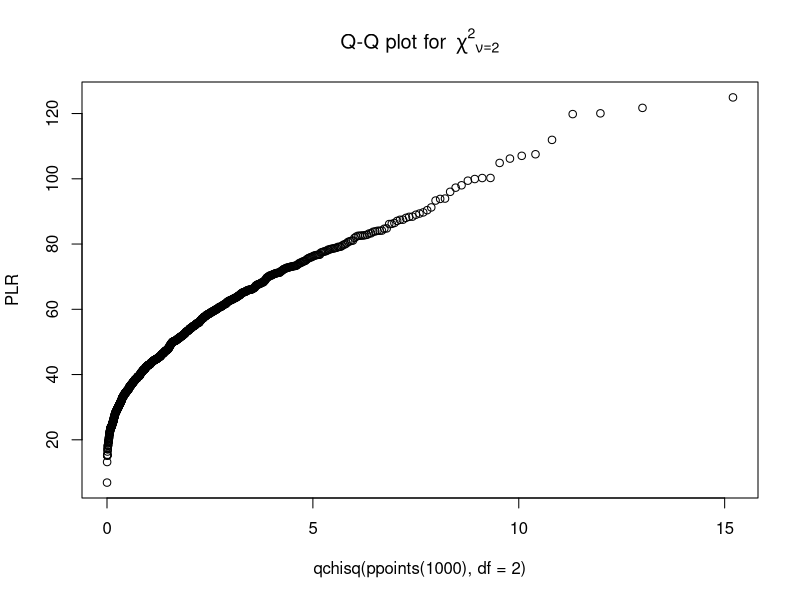
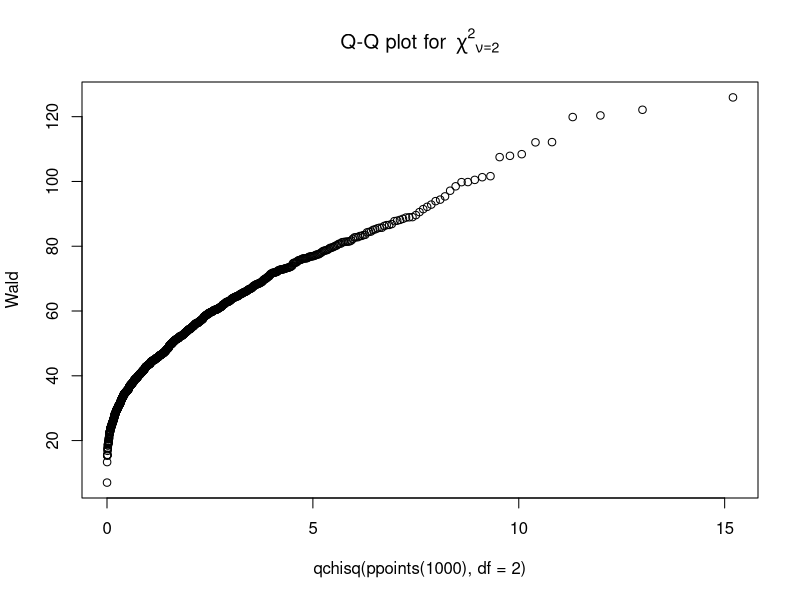

The R script that drew these images, in order: (Note: a time limit stopped this script after it produced the figures.)
library(MASS)

Ker <- function(u){
  v <- numeric(length(u))
  if(abs(u)<=1){
    .75 * (1 - u^2)
  }else{
    0
  }
}

p <- 2
q <- 3
n <- 100
m <- 1000# 重复次数
h <- .166
#h <- .25
#h <- .375
theta <- 0.5

Plmest <- function(p, q, theta, n, m, h){
  sigma <- matrix(c(1, 2/3, 2/3, 2/3, 2/3, 1, 2/3, 2/3, 2/3, 2/3, 1, 2/3, 2/3, 2/3, 2/3, 1), 4, 4)
  # theta = 0
  #A <- matrix(c(0, 0, 1, 0, 0, 1), nrow=2, ncol=3)
  # theta <- .5
  A <- matrix(c(0, 0, 1, 0, 0, -2), nrow=2, ncol=3)
  
  beta <- matrix(nrow=m, ncol=q)
  PLR <- matrix(nrow=m, ncol=1)
  Wald <- matrix(nrow=m, ncol=1)
  
  set.seed(123)
  for (j in 1:m){
    u <- runif(n)     
    #Simulate from a Multivariate Normal Distribution
    data <- mvrnorm(n, rep(0, 4), sigma)
    x1 <- data[, 1]
    x2 <- data[, 2]
    z1 <- data[, 3]
    z2 <- data[, 4]
    z3 <- rbinom(n, 1, .4)
    X <- cbind(x1, x2) 
    Z <- cbind(z1, z2, z3)
    error <- rnorm(n)
    # error <- 2/3 * rnorm(n, 0, 1/2) + 1/3 * rnorm(n, 0, 2)
    Y <- sin(6 * pi * u) * x1 + sin(2 * pi * u) * x2 + 2 * z1 + 2 * theta * z2 + theta * z3 + error 
    dim(Y) <- c(n, 1)
    S <- matrix(nrow=n,ncol=n)
    for (i in 1:n){
      xi <- X[i,]
      dim(xi) <- c(1, p)
      ze <- rep(0, p)
      dim(ze) <- c(1, p)
      x_tem = cbind(xi, ze)
      w <- (u - rep(u[i], n)) / h
      dim(w) <- c(n, 1)
      W <- apply(w, 1, Ker)
      W <- diag(W) / h
      D <- cbind(X, X*(w%*%rep(1,p)))
      S[i,] <- x_tem %*% ginv(t(D) %*% W %*% D) %*% t(D) %*% W
    }
    I <- diag(rep(n))
    Y_hat <- (I - S) %*% Y
    Z_hat <- (I - S) %*% Z
    beta_hat <- ginv(t(Z_hat) %*% Z_hat) %*% t(Z_hat) %*% Y_hat
    M_hat <- S %*% (Y - Z %*% beta_hat)
    RSS1 <- sum((Y - M_hat - Z %*% beta_hat)^2)
    # ginv广义逆
    beta_hat0 <-beta_hat - ginv(t(Z_hat) %*% Z_hat) %*% t(A) %*% ginv(A %*% ginv(t(Z_hat) %*% Z_hat) %*% t(A)) %*% A %*% beta_hat 
    M_hat0 <- S %*% (Y - Z %*% beta_hat0)
    RSS0 <- sum((Y - M_hat0 - Z %*% beta_hat0)^2)
    T_n <- n / 2 * (RSS0 - RSS1) / RSS1 
    sigmah = RSS1 /n * ginv(t(Z_hat) %*% Z_hat) %*% t(Z_hat) %*% (I - S) %*% t(I - S) %*% Z_hat %*% ginv(t(Z_hat) %*% Z_hat)
    wh <- t(beta_hat) %*% t(A) %*% ginv(A %*% sigmah %*% t(A)) %*% A %*% beta_hat
    beta[j,] <- t(beta_hat)
    PLR[j,] <- 2 * T_n
    Wald[j,] <- wh
    res <- cbind(beta, PLR, Wald)
  }
  return(res)
}

res <- Plmest(p, q, theta, n, m, h)
beta <- res[,1:3]
PLR <- res[,4]
Wald <- res[,5]
apply(beta, 2, mean)
apply(beta, 2, sd)

## Q-Q plot for Chi^2 data against true theoretical distribution:
qqplot(qchisq(ppoints(1000), df = 2), PLR,
       main = expression("Q-Q plot for" ~~ {chi^2}[nu == 2]))
qqplot(qchisq(ppoints(1000), df = 2), Wald,
       main = expression("Q-Q plot for" ~~ {chi^2}[nu == 2]))

# power
t <- (seq(from=0, to=30, by=1)) / 100
pw <- matrix(nrow=length(t), ncol=2)
al <- .05
for (k in 1:length(t)){
  res <- Plmest(p, q, t[k], n, m, h)
  count1 <- 0
  count2 <- 0
  for (l in 1:m){
    ans1 <- pchisq(res[l, 4], 2, 0, FALSE)
    if (ans1 < al){count1 = count1 +  1}
    ans2 <- pchisq(res[l, 5], 2, 0, FALSE)
    if (ans2 < al){count2 = count2 +  1}
  }
  pw[k, 1] <- count1 / m
  pw[k, 2] <- count2 / m
  print(k)
}
PLRtest <- pw[,1]
Waldtest <- pw[,2]
plot(t, PLRtest, type="l")
plot(t, Waldtest, type="l")
